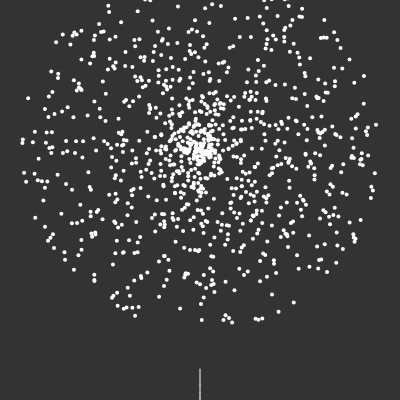
Frame 1 (no input)
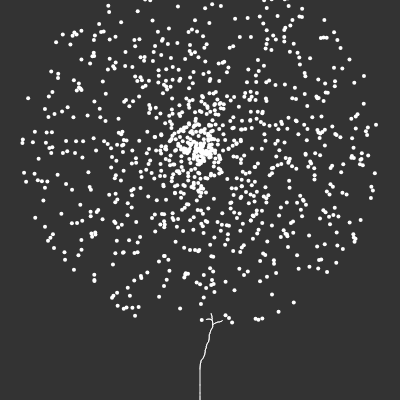
Frame 60 (no input)
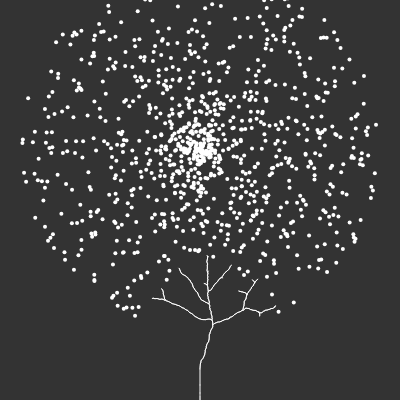
Frame 120 (the mouse pressed at the canvas centre since frame 60)

The p5.js sketch that drew these frames (run headless with seeded random() and noise() and a simulated clock; from frame 60 on, the mouse is pressed at the canvas centre):

// p5.js sketch
// ── sketch.js
/**
 * sketch.js
 *
 * p5.js 레퍼런스: http://p5js.org/reference
 * 웹기술 레퍼런스: http://developer.mozilla.org
 *
 * @author : https://github.com/Mosframe
 */

/*


*/
// -----------------------------------------------------------------
// 전역 변수들
// -----------------------------------------------------------------
var thisCanvas;
var widthSlider;
var heightSlider;
var rootCenterCheckbox;
var changing = true;

var tree;
var maxDist = 50;
var minDist = 5;
var rootCenter;


// -----------------------------------------------------------------
// p5.js 함수들
// -----------------------------------------------------------------

function preload () {

    createElement('h1','Fractal Trees - Space Colonization  : 프랙탈 트리 - 우주식민지 건설 알고리즘');
    createA('http://algorithmicbotany.org/papers/colonization.egwnp2007.large.pdf','Modeling Trees with a Space Colonization Algorithm');
    createDiv('');
    createA('http://www.sea-of-memes.com/LetsCode26/LetsCode26.html','Trees - Space Colonization Algorithm');
    createDiv('TopView 구현');

    createSpan('width:');
    widthSlider = createSlider( 100, 1000, 400, 10 ).changed( ()=>{
        reset();
    });
    createSpan('height:');
    heightSlider = createSlider( 100, 1000, 400, 10 ).changed( ()=>{
        reset();
    });
    rootCenterCheckbox = createCheckbox( 'rootCenter' ).changed( ()=>{
        reset();
    });

    createDiv('');
}

function setup () {

    reset();
}

function draw () {

    if( changing ) return;

    background(51);

    tree.draw();
    tree.grow();
}

// -----------------------------------------------------------------
// 사용자 정의 함수들
// -----------------------------------------------------------------


function reset () {

    changing = true;

    // 캔버스 설정

    var width = widthSlider.value();
    var height = heightSlider.value();

    if( !thisCanvas ) {
        thisCanvas = createCanvas(width,height);
    } else {
        resizeCanvas(width,height);
    }

    //frameRate(5);
    pixelDensity(1);

    // 초기화

    rootCenter = rootCenterCheckbox.checked();

    tree = new Tree();

    changing = false;
}

// ── branch.js
/**
 * branch.js
 *
 * @author : https://github.com/Mosframe
 */

class Branch {

    // 생성자

    constructor( parent ) {

        this.childCount = 0; // 생성할 자식수 ( 자식들을 생성하기 위한 임시변수 )
        this.len        = 2;
        this.parent     = parent;


        if( this.parent == null ) {
            if( rootCenter ) {
                this.pos = createVector( width/2, height/2 );
                this.dir = createVector( 0, random(-1,1)>0?1:-1 );
            } else {
                this.pos = createVector( width/2, height );
                this.dir = createVector( 0, -1 );
            }
        } else {
            this.dir = p5.Vector.mult( this.parent.dir, this.len );
            this.pos = p5.Vector.add( this.parent.pos, this.parent.dir );
        }
        this.originalDir = this.dir.copy();
    }

    // 리셋

    reset () {
        this.dir        = this.originalDir;
        this.childCount = 0;
    }

    // 드로잉

    draw () {
        if( this.parent != null ) {
            stroke( 255 );
            line( this.pos.x, this.pos.y, this.parent.pos.x, this.parent.pos.y );
        }
    }


}

// ── leaf.js
/**
 * leaf.js
 *
 * @author : https://github.com/Mosframe
 */

class Leaf {

    // 생성자

    constructor() {
        if( rootCenter ) {
            var r = width/2 * 1.0;
            this.pos = p5.Vector.random2D();
            this.pos.mult( random(r) );
            this.pos.x += width/2;
            this.pos.y += height/2;
        } else {
            //this.pos = createVector( random(width), random(height)-100 );
            var r = width/2 * 0.9;
            this.pos = p5.Vector.random2D();
            this.pos.mult( random(r) );
            this.pos.x += width/2;
            this.pos.y += height/2;
            this.pos.y -= 50;
        }
        this.reached= false; // 나무가지가 도착(연결)했는지 유무
    }

    // 드로잉

    draw () {

        fill(255);
        noStroke();
        ellipse( this.pos.x, this.pos.y, 4, 4 );
    }

}

// ── tree.js
/**
 * tree.js
 *
 * @author : https://github.com/Mosframe
 */

class Tree {

    // 생성자

    constructor () {

        this.leaves     = [];
        this.branches   = [];

        // 나뭇잎들 무작위 생성
        for( var i=0; i<1000; ++i ) {
            this.leaves.push( new Leaf() );
        }

        // 루트 나무가지 생성
        var root = new Branch( null );
        this.branches.push(root);

        // 주변의 나무잎을 향해 나무가지를 만들어 연결한다.
        var current = root;
        var found = false;
        while(!found) {

            // 주변에 나무잎을 찾는다.
            for( var i=0; i<this.leaves.length; ++i ) {
                var d = p5.Vector.dist( current.pos, this.leaves[i].pos );
                if( d < maxDist ) {
                    found = true;
                }
            }
            // 나무잎을 없으면 나무가지를 생성한다.
            if( !found ) {
                var newBranch = new Branch( current );
                this.branches.push(newBranch);
                current = newBranch;
            }
        }
    }

    // 드로잉

    draw () {

        for( var i=0; i<this.leaves.length; ++i ) {
            this.leaves[i].draw();
        }

        for( var i=0; i<this.branches.length; ++i ) {
            this.branches[i].draw();
        }

    }

    // 성장

    grow () {

        for( var i=0; i<this.leaves.length; ++i ) {
            var leaf = this.leaves[i];

            // 나뭇잎과 가장 가까운 가지를 찾는다.

            var closestBranch = null;
            var record = 100000;
            for( var j=0; j<this.branches.length; ++j ) {
                var branch = this.branches[j];
                var d = p5.Vector.dist( leaf.pos, branch.pos );
                if( d < minDist ) {
                    leaf.reached = true;
                    closestBranch = null;
                    break;
                }
                else
                if( d > maxDist ) {
                }
                else
                if( closestBranch == null || d < record ) {
                    closestBranch = branch;
                    record = d;
                }
            }

            // 나무 가지의 방향을 나무잎쪽으로 변경한다.

            if( closestBranch != null ) {
                var newDir = p5.Vector.sub( leaf.pos, closestBranch.pos )
                newDir.normalize();
                closestBranch.dir.add(newDir);
                ++closestBranch.childCount;
            }
        }

        // 가지와 연될된 나뭇잎들을 제거한다.

        for( var i=this.leaves.length-1; i>=0; --i ) {
            if( this.leaves[i].reached ) {
                this.leaves.splice(i,1);
            }
        }

        // 나뭇가지들의 생성할 자식수만큼 자식들을 만든다.

        for( var i=this.branches.length-1; i>=0; --i ) {
            var branch = this.branches[i];
            if( branch.childCount > 0 ) {
                branch.dir.div( branch.childCount + 1 );
                var rand = p5.Vector.random2D();
                rand.setMag(0.3);
                branch.dir.add(rand);
                branch.dir.normalize();
                var newBranch = new Branch( branch );
                this.branches.push( newBranch );
            }
            branch.reset();
        }
    }
}
